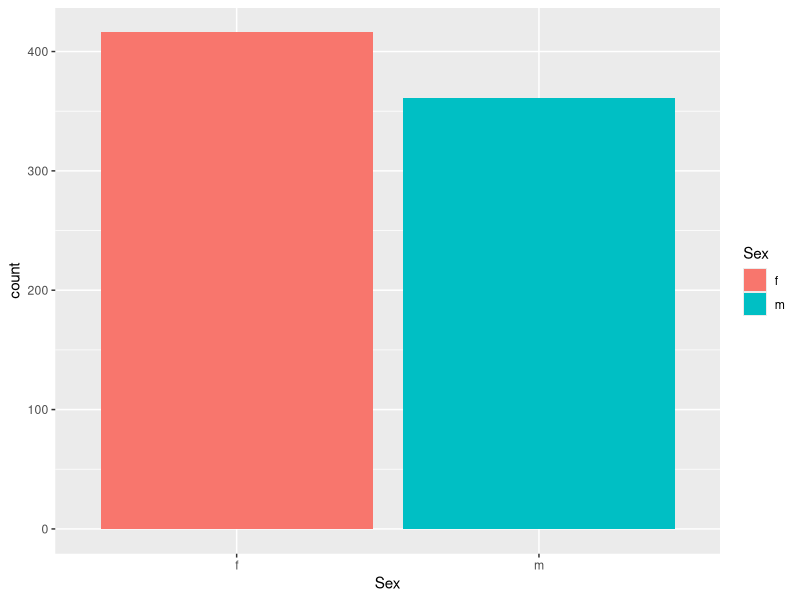
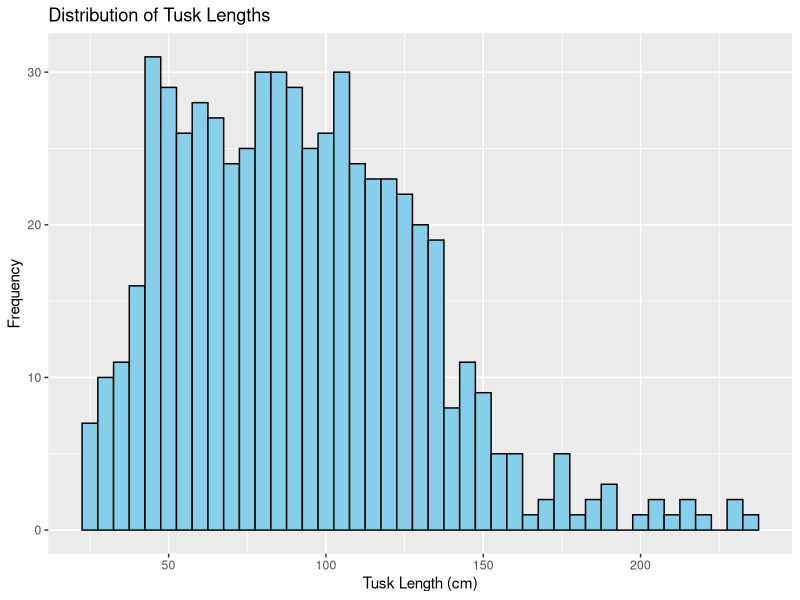
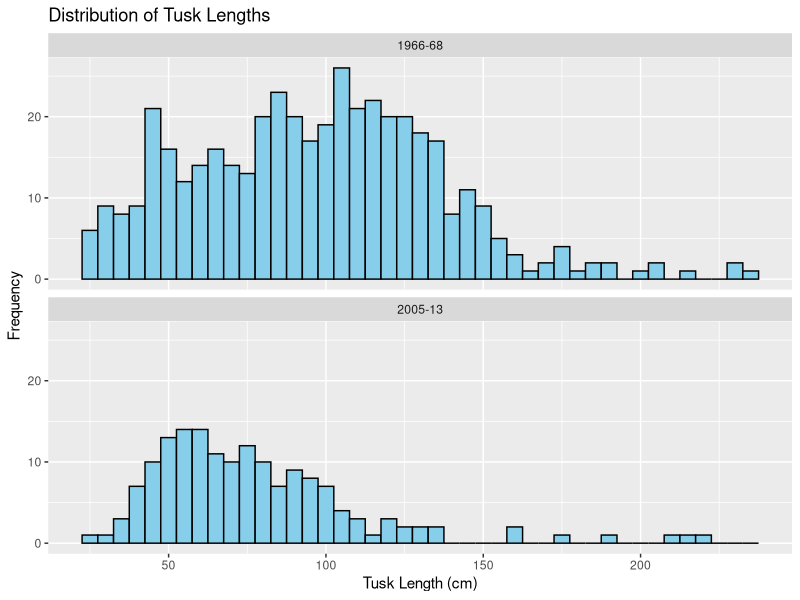

R code for these plots, in order:

########### STEP 1
## Set your working directory and read the elephant data
setwd("/Users/pleunipennings/Documents/GitHub/Biometry_2024")
library(ggplot2)
#Read data
Elephants <- read.csv("elephant_poaching-v2-noid.csv")
View(Elephants) #check that it looks OK

########### STEP 2
# Create 1-variable plot for sex - how many males and females in the dataset? 
ggplot(data = Elephants, aes(Sex))+
  geom_bar(aes(fill = Sex))

########### STEP 3 YOUR TASK 
# Create 1-variable plot for Years.of.sample.collection - how many datapoints from each time? 

########### STEP 4 plot histograms of tusklength 
#Plot distribution of tusk lengths
ggplot(data = Elephants, aes(x = Tusk.length..cm.)) +
  geom_histogram(binwidth = 5, fill = "skyblue", color = "black") +
  labs(title = "Distribution of Tusk Lengths", x = "Tusk Length (cm)", y = "Frequency") 

########### STEP 5 cool trick!  facet_wrap() 
#Plot distribution of tusk lengths
ggplot(data = Elephants, aes(x = Tusk.length..cm.)) +
  geom_histogram(binwidth = 5, fill = "skyblue", color = "black") +
  labs(title = "Distribution of Tusk Lengths", x = "Tusk Length (cm)", y = "Frequency") +
  facet_wrap(~Years.of.sample.collection , ncol = 1)

##Do you think the mean tusklength is different betwene 1966 and 2005? 

########### STEP 6 YOUR TASK change the color of the histogram fill 


########## STEP 7 Prep for T test 
###The first group
AllEle1966TL <- Elephants$Tusk.length..cm.[Elephants$Years.of.sample.collection=="1966-68"]

###The second group
AllEle2005TL <- Elephants$Tusk.length..cm.[Elephants$Years.of.sample.collection=="2005-13"]

########## STEP 7 Run T test 
t.test(AllEle1966TL, AllEle2005TL, var.equal = TRUE)

########## Alternative for STEPs 5, 6, 7
t.test(Tusk.length..cm. ~ Years.of.sample.collection, data = Elephants)

########## Is the mean different between 1966 and 2005? 

########## STEP 8 YOUR TASK: REPEAT STEPS 4, 5, 6, 7 but comparing Males vs Females


